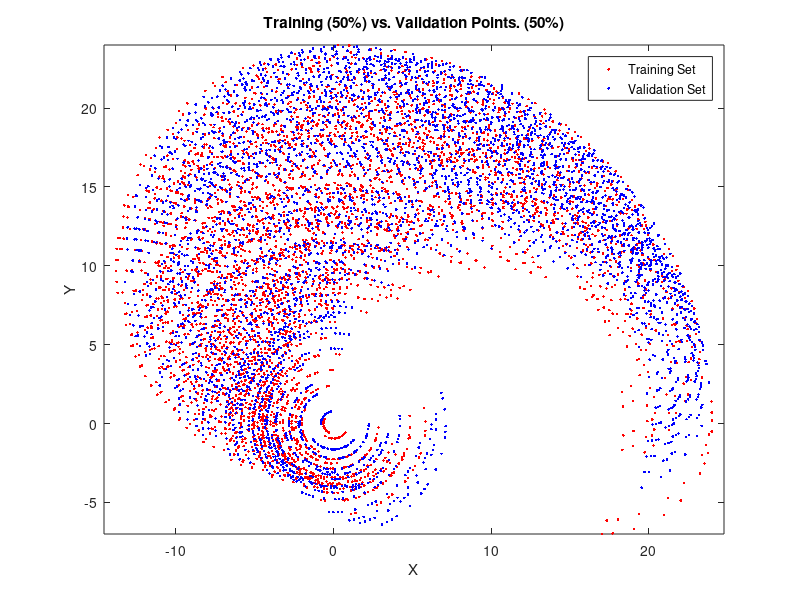

The MATLAB script that drew this image: (Note: this script raises an error after producing the figure.)
% ANFIS networks for solving 3RR planar manipulator
%% Choose parameters
clc, cla

%Split of data (validation set is 1-trn_data_per)
trn_data_per = 0.5;


%Link lengths
l_1 = 10;
l_2 = 7;
l_3 = 7;


%Theta ranges
th_1 = 0:0.05:pi/2;
th_2 = 0:0.1:pi;
th_3 = -pi/2:0.1:pi/2;

%ANFIS Epochs

th_1_epoch = 200;
th_2_epoch = 200;
th_3_epoch = 200;

%% Generate data

%Randomise theta array order
th_1_numl = numel(th_1);
th_1 = th_1(randperm(th_1_numl, end));
th_2_numl = numel(th_2);
th_2 = th_2(randperm(th_2_numl, end));
th_3_numl = numel(th_3);
th_3 = th_3(randperm(th_3_numl, end));


%Break data into training and validation sets
th_1_spl = floor(trn_data_per*th_1_numl);
th_2_spl = floor(trn_data_per*th_2_numl);
th_3_spl = floor(trn_data_per*th_3_numl);

th_1_trn = th_1(1:th_1_spl);
th_2_trn = th_2(1:th_2_spl);
th_3_trn = th_3(1:th_3_spl);

th_1_val = th_1(th_1_spl+1:end);
th_2_val = th_2(th_2_spl+1:end);
th_3_val = th_3(th_3_spl+1:end);


%Convert to grids
[th_1_trn, th_2_trn, th_3_trn] = ndgrid(th_1_trn, th_2_trn, th_3_trn);
[th_1_val, th_2_val, th_3_val] = ndgrid(th_1_val, th_2_val, th_3_val);


%Use forward kinematics to determine end-effector positions
x_trn = l_1*cos(th_1_trn) + l_2*cos(th_1_trn+th_2_trn) + l_3*cos(th_1_trn+th_2_trn+th_3_trn);
y_trn = l_1*sin(th_1_trn) + l_2*sin(th_1_trn+th_2_trn) + l_3*sin(th_1_trn+th_2_trn+th_3_trn);
phi_trn = th_1_trn + th_2_trn + th_3_trn;

x_val = l_1*cos(th_1_val) + l_2*cos(th_1_val+th_2_val) + l_3*cos(th_1_val+th_2_val+th_3_val);
y_val = l_1*sin(th_1_val) + l_2*sin(th_1_val+th_2_val) + l_3*sin(th_1_val+th_2_val+th_3_val);
phi_val = th_1_val + th_2_val + th_3_val;


%Form complete datasets
th_1_data_trn = [x_trn, y_trn, phi_trn, th_1_trn];
th_2_data_trn = [x_trn, y_trn, phi_trn, th_2_trn];
th_3_data_trn = [x_trn, y_trn, phi_trn, th_3_trn];

th_1_data_val = [x_val, y_val, phi_val, th_1_val];
th_2_data_val = [x_val, y_val, phi_val, th_2_val];
th_3_data_val = [x_val, y_val, phi_val, th_3_val];

%% Plot the training set vs validation sets
figure(1);
plot(x_trn(:), y_trn(:), 'r.', 'DisplayName','Training Set'); 
hold on;
plot(x_val(:), y_val(:), 'b.', 'DisplayName','Validation Set'); 
hold on;
axis equal;
xlabel('X')
ylabel('Y')
title(['Training (' num2str(trn_data_per*100) '%) vs. Validation Points. (' num2str((1-trn_data_per)*100) '%)' ]);
legend;
saveas(figure(1),['trnvsval' num2str(trn_data_per*100) '.jpg'])

%% Generate the initial fuzzy inference system

th_1_fismat = genfis2(th_1_data_trn(:,1:3), th_1_data_trn(:,4),0.2);
th_2_fismat = genfis2(th_1_data_trn(:,1:3), th_1_data_trn(:,4),0.2);
th_3_fismat = genfis2(th_1_data_trn(:,1:3), th_1_data_trn(:,4),0.2);

%%

fprintf('-->%s\n','Training theta_1 ANFIS network.')
opt = anfisOptions('InitialFIS',th_1_fismat,'EpochNumber',th_1_epoch);
opt.DisplayANFISInformation = 0;
opt.DisplayErrorValues = 0;
opt.DisplayStepSize = 0;
opt.DisplayFinalResults = 0;
opt.ValidationData = th_1_data_val;
[th_1_anfis,th_1_trnErr,th_1_ss,th_1_valAnfis,th_1_valErr] = anfis(th_1_data_trn,opt);

fprintf('-->%s\n','Training theta_2 ANFIS network.')
opt = anfisOptions('InitialFIS',th_2_fismat,'EpochNumber',th_2_epoch);
opt.DisplayANFISInformation = 0;
opt.DisplayErrorValues = 0;
opt.DisplayStepSize = 0;
opt.DisplayFinalResults = 0;
opt.ValidationData = th_2_data_val;
[th_2_anfis,th_2_trnErr,th_2_ss,th_2_valAnfis,th_2_valErr] = anfis(th_2_data_trn,opt);

fprintf('-->%s\n','Training theta_3 ANFIS network.')
opt = anfisOptions('InitialFIS',th_3_fismat,'EpochNumber',th_3_epoch);
opt.DisplayANFISInformation = 0;
opt.DisplayErrorValues = 0;
opt.DisplayStepSize = 0;
opt.DisplayFinalResults = 0;
opt.ValidationData = th_3_data_val;
[th_3_anfis,th_3_trnErr,th_3_ss,th_3_valAnfis,th_3_valErr] = anfis(th_3_data_trn,opt);
